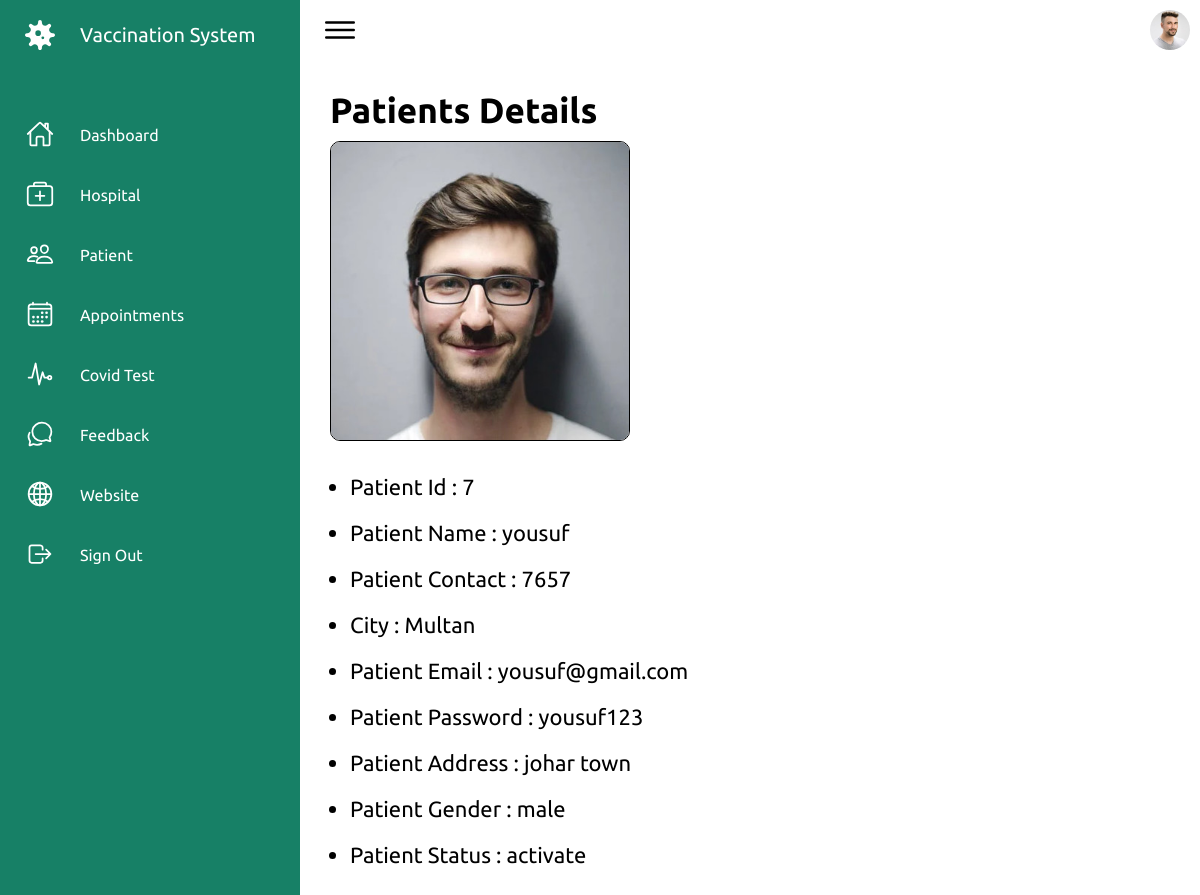
The app's page /Admin/view_patient.php?id=7 (signed in) with its own data.
### tables this page shows
CREATE TABLE `tbl_patient` (
  `id` int(11) NOT NULL,
  `name` varchar(50) NOT NULL,
  `contact` varchar(15) NOT NULL,
  `email` varchar(50) NOT NULL,
  `password` varchar(50) NOT NULL,
  `cid` int(11) NOT NULL,
  `address` varchar(150) NOT NULL,
  `gender` varchar(15) NOT NULL,
  `image` varchar(100) NOT NULL,
  `status` varchar(50) NOT NULL DEFAULT 'activate'
);

CREATE TABLE `tbl_city` (
  `id` int(11) NOT NULL,
  `name` varchar(50) NOT NULL
);

### Admin/view_patient.php (the view, shortened to what this page needs)
<?php
    include("connection.php");
?>
<!DOCTYPE html>
<html lang="en">
<head>
    <link rel="stylesheet" href="assets/css/index.css">
</head>
<body>
    <div class="container">
        <?php
            include("navigation.php");
        ?>
        <div class="main">
            <div class="topbar">
                <div class="toggle">
                    <ion-icon name="menu-outline"></ion-icon>
                </div>
                <div class="user">
                    <a href='profile.php'><img src="assets/imgs/customer01.jpg" alt=""></a>
                </div>
            </div>
            <div class="mainContent">
                <h2 class="title">Patients Details</h2>
                <?php
                    $query = "SELECT tbl_patient.*,tbl_city.name as 'cname' FROM tbl_patient INNER JOIN tbl_city ON tbl_patient.cid=tbl_city.id WHERE tbl_patient.id=$_GET[id]";
                    $result = mysqli_query($connection,$query);
                    $row = mysqli_fetch_assoc($result);
                ?>
                <img src="<?php echo $row['image'];?>" alt="">
                <ul>
                    <li>Patient Id : <?php echo $row['id']?></li>
                    <li>Patient Name : <?php echo $row['name']?></li>
                    <li>Patient Contact : <?php echo $row['contact']?></li>
                    <li>City : <?php echo $row['cname']?></li>
                    <li>Patient Email : <?php echo $row['email']?></li>
                    <li>Patient Password : <?php echo $row['password']?></li>
                    <li>Patient Address : <?php echo $row['address']?></li>
                    <li>Patient Gender : <?php echo $row['gender']?></li>
                    <li>Patient Status : <?php echo $row['status']?></li>
                </ul>
            </div>
        </div>
    </div>
</body>
</html>

### Admin/assets/css/index.css (style rules this page uses)
* { font-family: "Ubuntu", sans-serif; margin: 0; padding: 0; box-sizing: border-box; }
:root { --white: #fff; --gray: #f5f5f5; --black1: #222; --black2: #999; --green:#178066; }
body { min-height: 100vh; overflow-x: hidden; }
.container { position: relative; width: 100%; }
.main { position: absolute; width: calc(100% - 300px); left: 300px; min-height: 100vh; background: var(--white); transition: 0.5s; }
.topbar { width: 100%; height: 60px; display: flex; justify-content: space-between; align-items: center; padding: 0 10px; }
.toggle { position: relative; width: 60px; height: 60px; display: flex; justify-content: center; align-items: center; font-size: 2.5rem; cursor: pointer; }
.user { position: relative; width: 40px; height: 40px; border-radius: 50%; overflow: hidden; cursor: pointer; }
.user img { position: absolute; top: 0; left: 0; width: 100%; height: 100%; object-fit: cover; }

### Admin/view_patient.php (style rules this page uses)
.mainContent { padding: 30px; }
.mainContent .title { font-size: 35px; }
.mainContent ul { padding: 0px 20px; }
.mainContent ul li { margin: 20px 0px; font-size: 22px; }
.mainContent img { height: 300px; width: 300px; margin: 10px 0px; border: 1px solid #000; border-radius: 10px; }

### records on screen
tbl_patient: image (picture), id "7", name "yousuf", contact "7657", tbl_city.name "Multan", email "yousuf@gmail.com", password "yousuf123", address "johar town", gender "male", status "activate"
